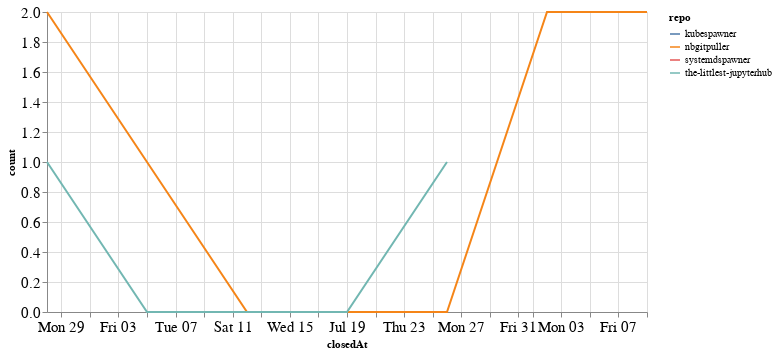

Write notebook code for a chart like this one.
### Code cell
closed_by_time = closed_by.groupby('repo').resample('W', on='closedAt').count()['author'].reset_index()
closed_by_time = closed_by_time.rename(columns={'author': 'count'})

alt.Chart(closed_by_time, width=600).mark_line().encode(
    x='closedAt',
    y='count',
    color='repo',
    tooltip="repo"
)

### Figure 1 — Vega-Lite specification as saved in the notebook (floating-point values rounded to 4 significant figures)
{"config": {"axisLeft": {"labelFontSize": 15}, "axisBottom": {"labelFontSize": 15}}, "data": {"name": "data-1119f4a0054917e999771aa733d02104"}, "mark": "line", "encoding": {"color": {"type": "nominal", "field": "repo"}, "tooltip": {"type": "nominal", "field": "repo"}, "x": {"type": "temporal", "field": "closedAt"}, "y": {"type": "quantitative", "field": "count"}}, "width": 600, "$schema": "https://vega.github.io/schema/vega-lite/v4.8.1.json", "datasets": {"data-1119f4a0054917e999771aa733d02104": [{"repo": "kubespawner", "closedAt": "2020-08-02T00:00:00", "count": 1}, {"repo": "nbgitpuller", "closedAt": "2020-06-28T00:00:00", "count": 2}, {"repo": "nbgitpuller", "closedAt": "2020-07-05T00:00:00", "count": 1}, {"repo": "nbgitpuller", "closedAt": "2020-07-12T00:00:00", "count": 0}, {"repo": "nbgitpuller", "closedAt": "2020-07-19T00:00:00", "count": 0}, {"repo": "nbgitpuller", "closedAt": "2020-07-26T00:00:00", "count": 0}, {"repo": "nbgitpuller", "closedAt": "2020-08-02T00:00:00", "count": 2}, {"repo": "nbgitpuller", "closedAt": "2020-08-09T00:00:00", "count": 2}, {"repo": "systemdspawner", "closedAt": "2020-07-26T00:00:00", "count": 1}, {"repo": "the-littlest-jupyterhub", "closedAt": "2020-06-28T00:00:00", "count": 1}, {"repo": "the-littlest-jupyterhub", "closedAt": "2020-07-05T00:00:00", "count": 0}, {"repo": "the-littlest-jupyterhub", "closedAt": "2020-07-12T00:00:00", "count": 0}, {"repo": "the-littlest-jupyterhub", "closedAt": "2020-07-19T00:00:00", "count": 0}, {"repo": "the-littlest-jupyterhub", "closedAt": "2020-07-26T00:00:00", "count": 1}]}}
